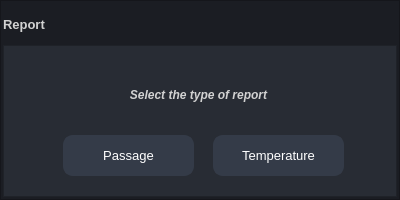
<?xml version="1.0" encoding="UTF-8"?>
<ui version="4.0">
 <class>ReportMessageBox</class>
 <widget class="QWidget" name="ReportMessageBox">
  <property name="geometry">
   <rect>
    <x>0</x>
    <y>0</y>
    <width>400</width>
    <height>200</height>
   </rect>
  </property>
  <property name="windowTitle">
   <string>Report</string>
  </property>
  <property name="styleSheet">
   <string notr="true">background: transparent;
color: rgb(210, 210, 210);</string>
  </property>
  <layout class="QVBoxLayout" name="verticalLayout">
   <property name="spacing">
    <number>0</number>
   </property>
   <property name="leftMargin">
    <number>0</number>
   </property>
   <property name="topMargin">
    <number>0</number>
   </property>
   <property name="rightMargin">
    <number>0</number>
   </property>
   <property name="bottomMargin">
    <number>0</number>
   </property>
   <item>
    <widget class="QFrame" name="frame_center">
     <property name="styleSheet">
      <string notr="true">background-color: rgb(27, 29, 35);
</string>
     </property>
     <property name="frameShape">
      <enum>QFrame::StyledPanel</enum>
     </property>
     <property name="frameShadow">
      <enum>QFrame::Raised</enum>
     </property>
     <layout class="QVBoxLayout" name="verticalLayout_2">
      <property name="spacing">
       <number>0</number>
      </property>
      <property name="leftMargin">
       <number>2</number>
      </property>
      <property name="topMargin">
       <number>2</number>
      </property>
      <property name="rightMargin">
       <number>2</number>
      </property>
      <property name="bottomMargin">
       <number>2</number>
      </property>
      <item>
       <widget class="QFrame" name="frame_title">
        <property name="maximumSize">
         <size>
          <width>400</width>
          <height>42</height>
         </size>
        </property>
        <property name="styleSheet">
         <string notr="true">background-color: rgb(27, 29, 35);</string>
        </property>
        <property name="frameShape">
         <enum>QFrame::NoFrame</enum>
        </property>
        <property name="frameShadow">
         <enum>QFrame::Raised</enum>
        </property>
        <property name="lineWidth">
         <number>0</number>
        </property>
        <layout class="QHBoxLayout" name="horizontalLayout_3">
         <property name="spacing">
          <number>0</number>
         </property>
         <property name="leftMargin">
          <number>0</number>
         </property>
         <property name="topMargin">
          <number>0</number>
         </property>
         <property name="rightMargin">
          <number>0</number>
         </property>
         <property name="bottomMargin">
          <number>0</number>
         </property>
         <item>
          <widget class="QLabel" name="label_title">
           <property name="palette">
            <palette>
             <active>
              <colorrole role="WindowText">
               <brush brushstyle="SolidPattern">
                <color alpha="255">
                 <red>210</red>
                 <green>210</green>
                 <blue>210</blue>
                </color>
               </brush>
              </colorrole>
              <colorrole role="Button">
               <brush brushstyle="SolidPattern">
                <color alpha="0">
                 <red>0</red>
                 <green>0</green>
                 <blue>0</blue>
                </color>
               </brush>
              </colorrole>
              <colorrole role="Text">
               <brush brushstyle="SolidPattern">
                <color alpha="255">
                 <red>210</red>
                 <green>210</green>
                 <blue>210</blue>
                </color>
               </brush>
              </colorrole>
              <colorrole role="ButtonText">
               <brush brushstyle="SolidPattern">
                <color alpha="255">
                 <red>210</red>
                 <green>210</green>
                 <blue>210</blue>
                </color>
               </brush>
              </colorrole>
              <colorrole role="Base">
               <brush brushstyle="SolidPattern">
                <color alpha="0">
                 <red>0</red>
                 <green>0</green>
                 <blue>0</blue>
                </color>
               </brush>
              </colorrole>
              <colorrole role="Window">
               <brush brushstyle="SolidPattern">
                <color alpha="0">
                 <red>0</red>
                 <green>0</green>
                 <blue>0</blue>
                </color>
               </brush>
              </colorrole>
             </active>
             <inactive>
              <colorrole role="WindowText">
               <brush brushstyle="SolidPattern">
                <color alpha="255">
                 <red>210</red>
                 <green>210</green>
                 <blue>210</blue>
                </color>
               </brush>
              </colorrole>
              <colorrole role="Button">
               <brush brushstyle="SolidPattern">
                <color alpha="0">
                 <red>0</red>
                 <green>0</green>
                 <blue>0</blue>
                </color>
               </brush>
              </colorrole>
              <colorrole role="Text">
               <brush brushstyle="SolidPattern">
                <color alpha="255">
                 <red>210</red>
                 <green>210</green>
                 <blue>210</blue>
                </color>
               </brush>
              </colorrole>
              <colorrole role="ButtonText">
               <brush brushstyle="SolidPattern">
                <color alpha="255">
                 <red>210</red>
                 <green>210</green>
                 <blue>210</blue>
                </color>
               </brush>
              </colorrole>
              <colorrole role="Base">
               <brush brushstyle="SolidPattern">
                <color alpha="0">
                 <red>0</red>
                 <green>0</green>
                 <blue>0</blue>
                </color>
               </brush>
              </colorrole>
              <colorrole role="Window">
               <brush brushstyle="SolidPattern">
                <color alpha="0">
                 <red>0</red>
                 <green>0</green>
                 <blue>0</blue>
                </color>
               </brush>
              </colorrole>
             </inactive>
             <disabled>
              <colorrole role="WindowText">
               <brush brushstyle="SolidPattern">
                <color alpha="255">
                 <red>210</red>
                 <green>210</green>
                 <blue>210</blue>
                </color>
               </brush>
              </colorrole>
              <colorrole role="Button">
               <brush brushstyle="SolidPattern">
                <color alpha="0">
                 <red>0</red>
                 <green>0</green>
                 <blue>0</blue>
                </color>
               </brush>
              </colorrole>
              <colorrole role="Text">
               <brush brushstyle="SolidPattern">
                <color alpha="255">
                 <red>210</red>
                 <green>210</green>
                 <blue>210</blue>
                </color>
               </brush>
              </colorrole>
              <colorrole role="ButtonText">
               <brush brushstyle="SolidPattern">
                <color alpha="255">
                 <red>210</red>
                 <green>210</green>
                 <blue>210</blue>
                </color>
               </brush>
              </colorrole>
              <colorrole role="Base">
               <brush brushstyle="SolidPattern">
                <color alpha="0">
                 <red>0</red>
                 <green>0</green>
                 <blue>0</blue>
                </color>
               </brush>
              </colorrole>
              <colorrole role="Window">
               <brush brushstyle="SolidPattern">
                <color alpha="0">
                 <red>0</red>
                 <green>0</green>
                 <blue>0</blue>
                </color>
               </brush>
              </colorrole>
             </disabled>
            </palette>
           </property>
           <property name="font">
            <font>
             <family>Segoe UI</family>
             <pointsize>10</pointsize>
             <weight>75</weight>
             <bold>true</bold>
            </font>
           </property>
           <property name="styleSheet">
            <string notr="true">background: transparent;</string>
           </property>
           <property name="text">
            <string>Report</string>
           </property>
          </widget>
         </item>
         <item>
          <widget class="QPushButton" name="button_close">
           <property name="sizePolicy">
            <sizepolicy hsizetype="Minimum" vsizetype="Expanding">
             <horstretch>0</horstretch>
             <verstretch>0</verstretch>
            </sizepolicy>
           </property>
           <property name="minimumSize">
            <size>
             <width>40</width>
             <height>0</height>
            </size>
           </property>
           <property name="maximumSize">
            <size>
             <width>40</width>
             <height>16777215</height>
            </size>
           </property>
           <property name="toolTip">
            <string>Close</string>
           </property>
           <property name="styleSheet">
            <string notr="true">QPushButton {	
	border: none;
	background-color: transparent;
}
QPushButton:hover {
	background-color: rgb(52, 59, 72);
}
QPushButton:pressed {	
	background-color: rgb(85, 170, 255);
}</string>
           </property>
           <property name="text">
            <string/>
           </property>
           <property name="icon">
            <iconset resource="../files.qrc">
             <normaloff>:/20x20/data/resources/icons/20x20/cil-x.png</normaloff>:/20x20/data/resources/icons/20x20/cil-x.png</iconset>
           </property>
          </widget>
         </item>
        </layout>
       </widget>
      </item>
      <item>
       <widget class="QFrame" name="frame_contains">
        <property name="styleSheet">
         <string notr="true">background-color: rgb(40, 44, 52);</string>
        </property>
        <property name="frameShape">
         <enum>QFrame::StyledPanel</enum>
        </property>
        <property name="frameShadow">
         <enum>QFrame::Raised</enum>
        </property>
        <widget class="QPushButton" name="button_passage">
         <property name="geometry">
          <rect>
           <x>60</x>
           <y>90</y>
           <width>131</width>
           <height>41</height>
          </rect>
         </property>
         <property name="font">
          <font>
           <family>Segoe UI</family>
           <pointsize>10</pointsize>
          </font>
         </property>
         <property name="styleSheet">
          <string notr="true">QPushButton {
	border: 2px solid rgb(52, 59, 72);
	border-radius: 10px;	
	background-color: rgb(52, 59, 72);
	color: rgb(255, 255, 255);
}
QPushButton:hover {
	background-color: rgb(57, 65, 80);
	color: rgb(227, 227, 227);
	border: 2px solid rgb(61, 70, 86);
}
QPushButton:pressed {	
	background-color: rgb(35, 40, 49);
	color: rgb(255, 255, 255);
	border: 2px solid rgb(43, 50, 61);
}</string>
         </property>
         <property name="text">
          <string>Passage</string>
         </property>
        </widget>
        <widget class="QPushButton" name="button_temperature">
         <property name="geometry">
          <rect>
           <x>210</x>
           <y>90</y>
           <width>131</width>
           <height>41</height>
          </rect>
         </property>
         <property name="font">
          <font>
           <family>Segoe UI</family>
           <pointsize>10</pointsize>
          </font>
         </property>
         <property name="styleSheet">
          <string notr="true">QPushButton {
	border: 2px solid rgb(52, 59, 72);
	border-radius: 10px;	
	background-color: rgb(52, 59, 72);
	color: rgb(255, 255, 255);
}
QPushButton:hover {
	background-color: rgb(57, 65, 80);
	color: rgb(227, 227, 227);
	border: 2px solid rgb(61, 70, 86);
}
QPushButton:pressed {	
	background-color: rgb(35, 40, 49);
	color: rgb(255, 255, 255);
	border: 2px solid rgb(43, 50, 61);
}</string>
         </property>
         <property name="text">
          <string>Temperature</string>
         </property>
        </widget>
        <widget class="QLabel" name="label_info">
         <property name="geometry">
          <rect>
           <x>10</x>
           <y>30</y>
           <width>371</width>
           <height>40</height>
          </rect>
         </property>
         <property name="palette">
          <palette>
           <active>
            <colorrole role="WindowText">
             <brush brushstyle="SolidPattern">
              <color alpha="255">
               <red>210</red>
               <green>210</green>
               <blue>210</blue>
              </color>
             </brush>
            </colorrole>
            <colorrole role="Button">
             <brush brushstyle="SolidPattern">
              <color alpha="0">
               <red>0</red>
               <green>0</green>
               <blue>0</blue>
              </color>
             </brush>
            </colorrole>
            <colorrole role="Text">
             <brush brushstyle="SolidPattern">
              <color alpha="255">
               <red>210</red>
               <green>210</green>
               <blue>210</blue>
              </color>
             </brush>
            </colorrole>
            <colorrole role="ButtonText">
             <brush brushstyle="SolidPattern">
              <color alpha="255">
               <red>210</red>
               <green>210</green>
               <blue>210</blue>
              </color>
             </brush>
            </colorrole>
            <colorrole role="Base">
             <brush brushstyle="SolidPattern">
              <color alpha="0">
               <red>0</red>
               <green>0</green>
               <blue>0</blue>
              </color>
             </brush>
            </colorrole>
            <colorrole role="Window">
             <brush brushstyle="SolidPattern">
              <color alpha="0">
               <red>0</red>
               <green>0</green>
               <blue>0</blue>
              </color>
             </brush>
            </colorrole>
           </active>
           <inactive>
            <colorrole role="WindowText">
             <brush brushstyle="SolidPattern">
              <color alpha="255">
               <red>210</red>
               <green>210</green>
               <blue>210</blue>
              </color>
             </brush>
            </colorrole>
            <colorrole role="Button">
             <brush brushstyle="SolidPattern">
              <color alpha="0">
               <red>0</red>
               <green>0</green>
               <blue>0</blue>
              </color>
             </brush>
            </colorrole>
            <colorrole role="Text">
             <brush brushstyle="SolidPattern">
              <color alpha="255">
               <red>210</red>
               <green>210</green>
               <blue>210</blue>
              </color>
             </brush>
            </colorrole>
            <colorrole role="ButtonText">
             <brush brushstyle="SolidPattern">
              <color alpha="255">
               <red>210</red>
               <green>210</green>
               <blue>210</blue>
              </color>
             </brush>
            </colorrole>
            <colorrole role="Base">
             <brush brushstyle="SolidPattern">
              <color alpha="0">
               <red>0</red>
               <green>0</green>
               <blue>0</blue>
              </color>
             </brush>
            </colorrole>
            <colorrole role="Window">
             <brush brushstyle="SolidPattern">
              <color alpha="0">
               <red>0</red>
               <green>0</green>
               <blue>0</blue>
              </color>
             </brush>
            </colorrole>
           </inactive>
           <disabled>
            <colorrole role="WindowText">
             <brush brushstyle="SolidPattern">
              <color alpha="255">
               <red>210</red>
               <green>210</green>
               <blue>210</blue>
              </color>
             </brush>
            </colorrole>
            <colorrole role="Button">
             <brush brushstyle="SolidPattern">
              <color alpha="0">
               <red>0</red>
               <green>0</green>
               <blue>0</blue>
              </color>
             </brush>
            </colorrole>
            <colorrole role="Text">
             <brush brushstyle="SolidPattern">
              <color alpha="255">
               <red>210</red>
               <green>210</green>
               <blue>210</blue>
              </color>
             </brush>
            </colorrole>
            <colorrole role="ButtonText">
             <brush brushstyle="SolidPattern">
              <color alpha="255">
               <red>210</red>
               <green>210</green>
               <blue>210</blue>
              </color>
             </brush>
            </colorrole>
            <colorrole role="Base">
             <brush brushstyle="SolidPattern">
              <color alpha="0">
               <red>0</red>
               <green>0</green>
               <blue>0</blue>
              </color>
             </brush>
            </colorrole>
            <colorrole role="Window">
             <brush brushstyle="SolidPattern">
              <color alpha="0">
               <red>0</red>
               <green>0</green>
               <blue>0</blue>
              </color>
             </brush>
            </colorrole>
           </disabled>
          </palette>
         </property>
         <property name="font">
          <font>
           <family>Segoe UI</family>
           <pointsize>9</pointsize>
           <weight>75</weight>
           <italic>true</italic>
           <bold>true</bold>
          </font>
         </property>
         <property name="styleSheet">
          <string notr="true">background: transparent;</string>
         </property>
         <property name="text">
          <string>Select the type of report</string>
         </property>
         <property name="textFormat">
          <enum>Qt::AutoText</enum>
         </property>
         <property name="alignment">
          <set>Qt::AlignCenter</set>
         </property>
        </widget>
       </widget>
      </item>
     </layout>
    </widget>
   </item>
  </layout>
 </widget>
 <resources>
  <include location="../files.qrc"/>
 </resources>
 <connections/>
</ui>
